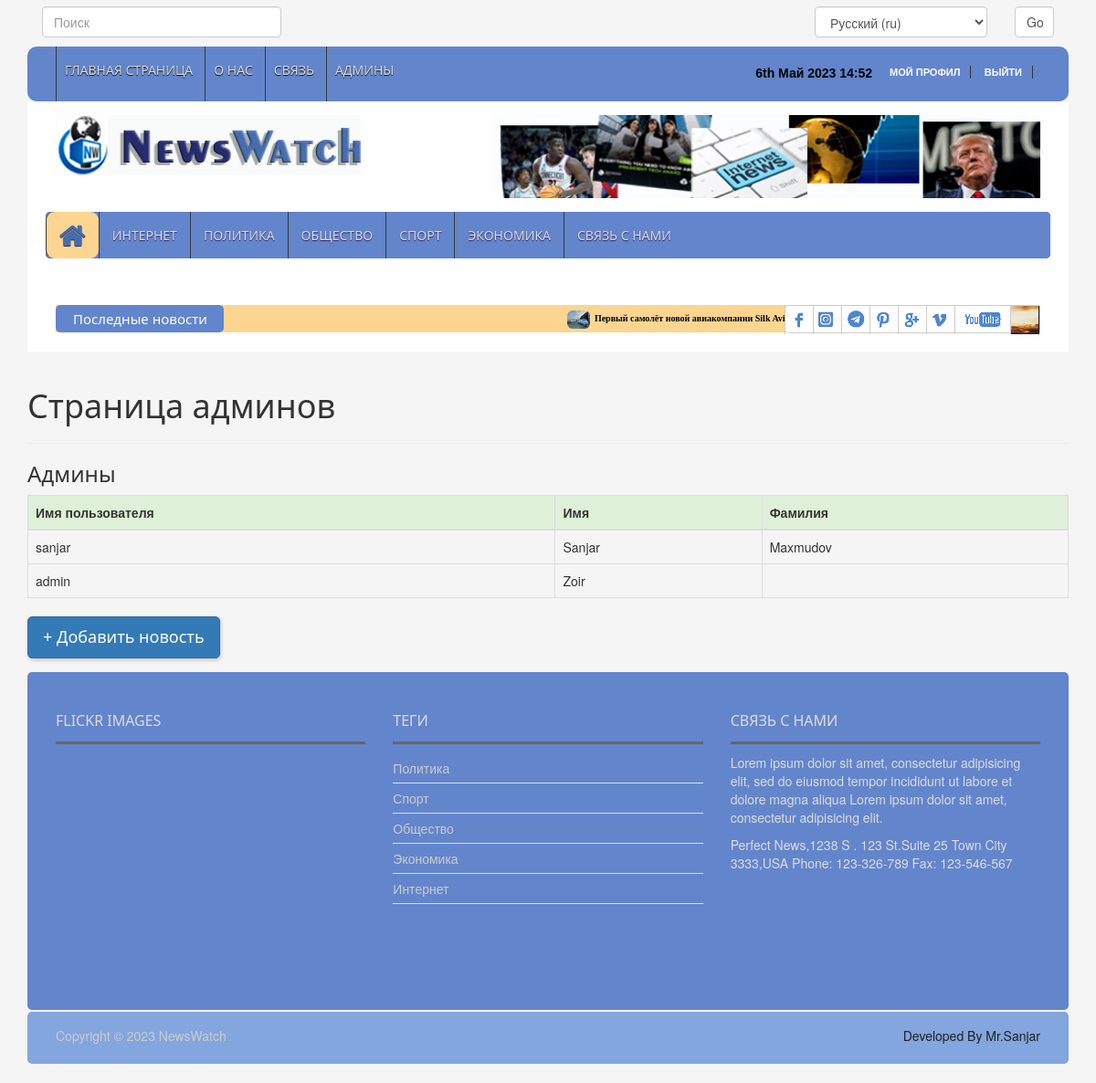
The app's page /ru/adminpage/ (signed in), older data.
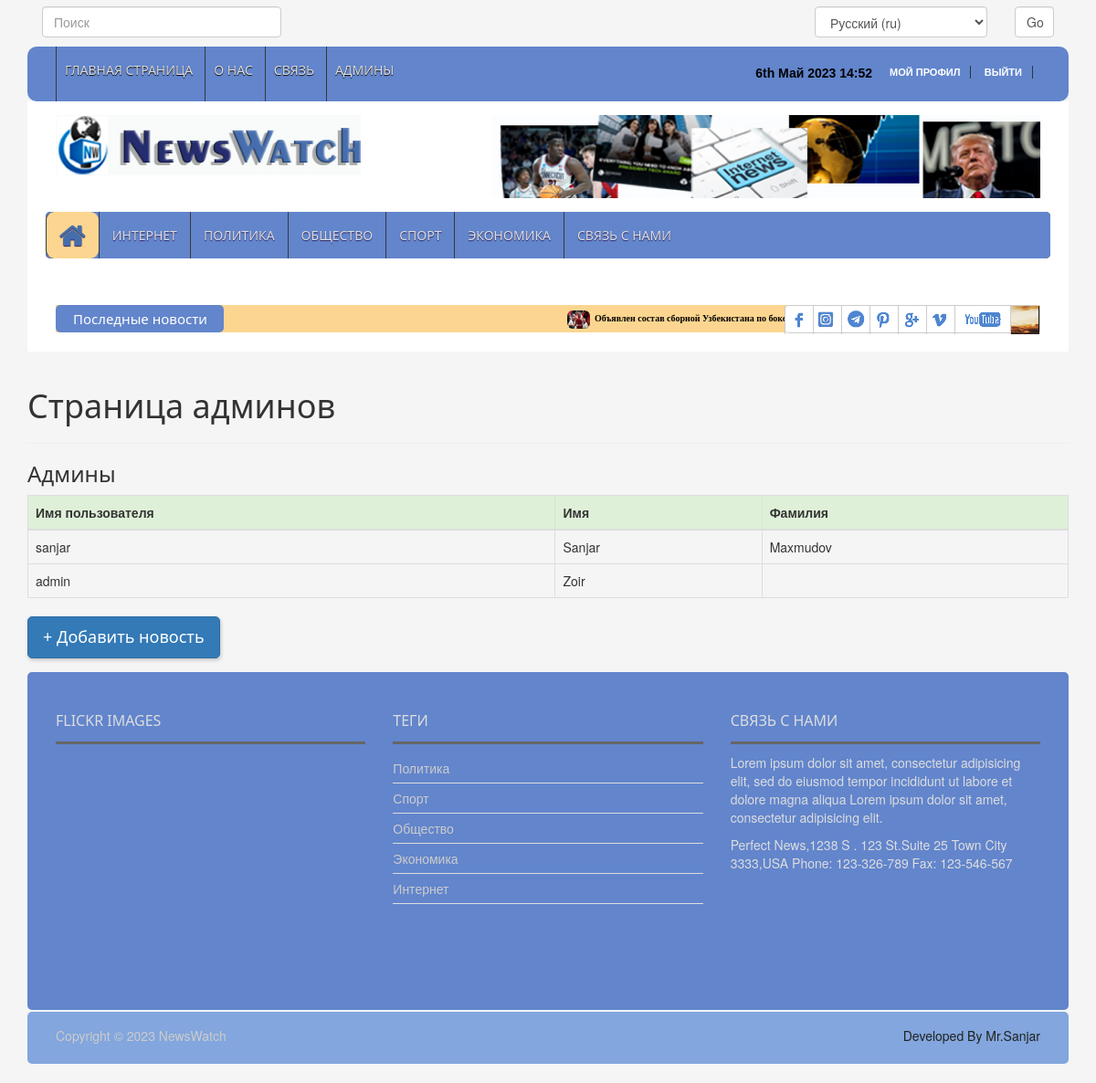
The same page, newer data.
### news_app/models.py (models this page shows, shortened)
class News(models.Model):
    class Status(models.TextChoices):
        Draft = "DF", "Draft"
        Published = "PB", "Published"
    title = models.CharField(max_length=200)
    slug = models.SlugField(max_length=200)
    body = models.TextField()
    image = models.ImageField(upload_to="news/images")
    category = models.ForeignKey(Category,
                                 on_delete=models.CASCADE)
    publish_time = models.DateTimeField(default=timezone.now)
    created_time = models.DateTimeField(auto_now_add=True)
    updated_time = models.DateTimeField(auto_now=True)
    status = models.CharField(max_length=2, choices=Status.choices,
                              default=Status.Draft)
    objects = models.Manager()
    published = PublishedManager()
    class Meta:
        ordering = ["-publish_time"]

class Category(models.Model):
    name = models.CharField(max_length=100)

### news_app/views.py (the view)
# urls.py: path('adminpage/', admin_page_view, name='admin_page'),
@login_required()
@user_passes_test(lambda u: u.is_superuser)
def admin_page_view(request):
    admin_users = User.objects.filter(is_superuser=True)
    context = {
        'admin_users': admin_users
    }
    return render(request, 'pages/admin_page.html', context)

### news_app/context_processor.py (called while the page is built)
def latest_news(request):
    latest_news = News.published.all().order_by('-publish_time')[:10]
    categories = Category.objects.all()
    context = {
        'latest_news': latest_news,
        'categories': categories
    }
    return context

### news_app/models.py (called while the page is built)
    def get_queryset(self):
        return super().get_queryset().filter(status=News.Status.Published)

### templates/pages/admin_page.html (shortened to what this page needs)
{% extends 'news/base.html' %}
{% load static %}
{% load i18n %}
{% block content %}
    <div class="container "><br>
        <h1 >{% blocktrans %}Страница админов{% endblocktrans %}</h1><hr>
        <h3>{% blocktrans %}Админы{% endblocktrans %}</h3>
    <table class="table table-bordered">
        <thead>
            <tr class="success">
                <th>{% blocktrans %}Имя пользователя{% endblocktrans %}</th>
                <th>{% blocktrans %}Имя{% endblocktrans %}</th>
                <th>{% blocktrans %}Фамилия{% endblocktrans %}</th>
            </tr>
        </thead>
        <tbody>
        {% for user in admin_users %}
            <tr>
                <td>{{ user.username }}</td>
                <td>{{ user.first_name }}</td>
                <td>{{ user.last_name }}</td>
            </tr>
        {% endfor %}
        </tbody>
    </table>
    <h2 class="text-primary ">
        <a href="{% url 'news_create' %}" class="btn btn-primary btn-lg btn-shadow" > + {% blocktrans %}Добавить новость{% endblocktrans %}</a>
    </h2>
    </div>
{% endblock content %}

### templates/news/base.html (shortened to what the changed rows need)
{% load static %}
{% load i18n %}
<!DOCTYPE html>
<html lang="en">
<head>
    <link rel="stylesheet" type="text/css" href="{% static 'css/bootstrap.min.css' %}">
    <link rel="stylesheet" type="text/css" href="{% static 'css/font-awesome.min.css' %}">
    <link rel="stylesheet" type="text/css" href="{% static 'css/animate.css' %}">
    <link rel="stylesheet" type="text/css" href="{% static 'css/font.css' %}">
    <link rel="stylesheet" type="text/css" href="{% static 'css/li-scroller.css' %}">
    <link rel="stylesheet" type="text/css" href="{% static 'css/slick.css' %}">
    <link rel="stylesheet" type="text/css" href="{% static 'css/jquery.fancybox.css' %}">
    <link rel="stylesheet" type="text/css" href="{% static 'css/theme.css' %}">
    <link rel="stylesheet" type="text/css" href="{% static 'css/style.css' %}">
</head>
<body>
    <div class="container">
                                    {% get_current_language as LANGUAGE_CODE %}
                                    {% get_available_languages as LANGUAGES %}
                                    {% get_language_info_list for LANGUAGES as languages %}
      <section id="newsSection">
        <div class="row">
          <div class="col-lg-12 col-md-12">
            <div class="latest_newsarea"> <span>{% blocktrans %}Последные новости{% endblocktrans %}</span>
              <ul id="ticker01" class="news_sticker list-group">
                  {% for news in latest_news %}
                    <li class="list-item"><a style="color: black" href="{% url 'news_detail_page' news.slug %}"><img class="img-rounded" src="{{ news.image.url }}" alt="">{{ news.title }}</a></li>
                  {% endfor %}
              </ul>
            </div>
          </div>
        </div>
      </section>
    </div>
    {% block content %}
    {% endblock content %}
<div class="container">
    <footer id="footer">
        <div class="footer_top">
          <div class="row">
            <div class="col-lg-4 col-md-4 col-sm-4">
              <div class="footer_widget wow fadeInLeftBig">
                <h2>Flickr Images</h2>
              </div>
            </div>
            <div class="col-lg-4 col-md-4 col-sm-4">
              <div class="footer_widget wow fadeInDown">
                <h2>Теги</h2>
                <ul class="tag_nav">
                    {% for category in categories %}
                  <li><a href="#">{{ category.name }}</a></li>
                    {% endfor %}
                </ul>
              </div>
            </div>
            <div class="col-lg-4 col-md-4 col-sm-4">
              <div class="footer_widget wow fadeInRightBig">
                <h2>Связь с нами</h2>
              </div>
            </div>
          </div>
        </div>
</footer>
</div>
</body>
</html>

Row changes from the older to the newer data that the page shows:
no longer on this page (row edited): News: image (picture), title "Первый самолёт новой авиакомпании Silk Avia прибудет 21 марта"
added News: image (picture), title "Объявлен состав сборной Узбекистана по боксу на домашний чемпионат мира"
